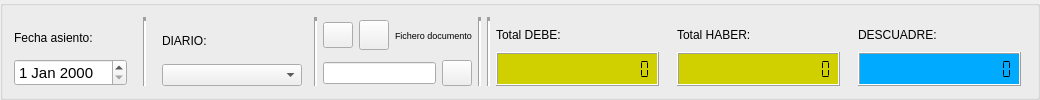
    <widget class="QGroupBox" name="groupBox_2">
     <property name="title">
      <string/>
     </property>
     <layout class="QHBoxLayout" name="horizontalLayout_10">
      <item>
       <layout class="QVBoxLayout">
        <property name="spacing">
         <number>0</number>
        </property>
        <property name="leftMargin">
         <number>0</number>
        </property>
        <property name="topMargin">
         <number>0</number>
        </property>
        <property name="rightMargin">
         <number>10</number>
        </property>
        <property name="bottomMargin">
         <number>0</number>
        </property>
        <item>
         <widget class="QLabel" name="FechaEtiq">
          <property name="text">
           <string>Fecha asiento:</string>
          </property>
          <property name="wordWrap">
           <bool>false</bool>
          </property>
         </widget>
        </item>
        <item>
         <widget class="QDateEdit" name="FechaApunte">
          <property name="maximumSize">
           <size>
            <width>120</width>
            <height>16777215</height>
           </size>
          </property>
          <property name="font">
           <font>
            <pointsize>11</pointsize>
           </font>
          </property>
         </widget>
        </item>
       </layout>
      </item>
      <item>
       <widget class="Line" name="line">
        <property name="lineWidth">
         <number>4</number>
        </property>
        <property name="orientation">
         <enum>Qt::Vertical</enum>
        </property>
       </widget>
      </item>
      <item>
       <layout class="QVBoxLayout">
        <property name="spacing">
         <number>0</number>
        </property>
        <property name="leftMargin">
         <number>10</number>
        </property>
        <property name="rightMargin">
         <number>6</number>
        </property>
        <item>
         <widget class="QLabel" name="label">
          <property name="text">
           <string>DIARIO:</string>
          </property>
         </widget>
        </item>
        <item>
         <widget class="QComboBox" name="diariocomboBox">
          <property name="minimumSize">
           <size>
            <width>140</width>
            <height>0</height>
           </size>
          </property>
         </widget>
        </item>
       </layout>
      </item>
      <item>
       <widget class="Line" name="line_2">
        <property name="lineWidth">
         <number>4</number>
        </property>
        <property name="orientation">
         <enum>Qt::Vertical</enum>
        </property>
       </widget>
      </item>
      <item>
       <layout class="QHBoxLayout" name="horizontalLayout_5">
        <item>
         <layout class="QVBoxLayout" name="verticalLayout_3">
          <item>
           <layout class="QHBoxLayout" name="horizontalLayout_3">
            <item>
             <widget class="QPushButton" name="fichdocpushButton">
              <property name="minimumSize">
               <size>
                <width>30</width>
                <height>26</height>
               </size>
              </property>
              <property name="maximumSize">
               <size>
                <width>30</width>
                <height>26</height>
               </size>
              </property>
              <property name="toolTip">
               <string>Cargar fichero documento</string>
              </property>
              <property name="text">
               <string/>
              </property>
              <property name="icon">
               <iconset resource="keme.qrc">
                <normaloff>:/iconos/graf/fileimport.png</normaloff>:/iconos/graf/fileimport.png</iconset>
              </property>
              <property name="autoDefault">
               <bool>false</bool>
              </property>
             </widget>
            </item>
            <item>
             <widget class="QPushButton" name="borraasdocpushButton">
              <property name="maximumSize">
               <size>
                <width>30</width>
                <height>30</height>
               </size>
              </property>
              <property name="toolTip">
               <string>Eliminar asignación de documento</string>
              </property>
              <property name="text">
               <string/>
              </property>
              <property name="icon">
               <iconset resource="keme.qrc">
                <normaloff>:/iconos/graf/borraelem.png</normaloff>:/iconos/graf/borraelem.png</iconset>
              </property>
              <property name="shortcut">
               <string>Alt+L</string>
              </property>
              <property name="autoDefault">
               <bool>false</bool>
              </property>
             </widget>
            </item>
            <item>
             <widget class="QLabel" name="label_2">
              <property name="font">
               <font>
                <pointsize>7</pointsize>
               </font>
              </property>
              <property name="text">
               <string>Fichero documento</string>
              </property>
             </widget>
            </item>
           </layout>
          </item>
          <item>
           <layout class="QHBoxLayout" name="horizontalLayout_4">
            <item>
             <widget class="QLineEdit" name="fichdoclineEdit">
              <property name="readOnly">
               <bool>true</bool>
              </property>
             </widget>
            </item>
            <item>
             <widget class="QPushButton" name="visdocpushButton">
              <property name="minimumSize">
               <size>
                <width>30</width>
                <height>26</height>
               </size>
              </property>
              <property name="maximumSize">
               <size>
                <width>30</width>
                <height>26</height>
               </size>
              </property>
              <property name="toolTip">
               <string>Visualizar documento</string>
              </property>
              <property name="text">
               <string/>
              </property>
              <property name="icon">
               <iconset resource="keme.qrc">
                <normaloff>:/iconos/graf/viewer.xpm</normaloff>:/iconos/graf/viewer.xpm</iconset>
              </property>
             </widget>
            </item>
           </layout>
          </item>
         </layout>
        </item>
        <item>
         <widget class="Line" name="line_4">
          <property name="lineWidth">
           <number>4</number>
          </property>
          <property name="orientation">
           <enum>Qt::Vertical</enum>
          </property>
         </widget>
        </item>
       </layout>
      </item>
      <item>
       <widget class="Line" name="line_3">
        <property name="lineWidth">
         <number>4</number>
        </property>
        <property name="orientation">
         <enum>Qt::Vertical</enum>
        </property>
       </widget>
      </item>
      <item>
       <layout class="QVBoxLayout">
        <property name="spacing">
         <number>0</number>
        </property>
        <property name="leftMargin">
         <number>0</number>
        </property>
        <property name="topMargin">
         <number>0</number>
        </property>
        <property name="rightMargin">
         <number>6</number>
        </property>
        <property name="bottomMargin">
         <number>0</number>
        </property>
        <item>
         <widget class="QLabel" name="SumaDebeEtiq">
          <property name="text">
           <string>Total DEBE:</string>
          </property>
          <property name="wordWrap">
           <bool>false</bool>
          </property>
         </widget>
        </item>
        <item>
         <widget class="QLCDNumber" name="LCDSumadebe">
          <property name="maximumSize">
           <size>
            <width>170</width>
            <height>16777215</height>
           </size>
          </property>
          <property name="palette">
           <palette>
            <active>
             <colorrole role="Base">
              <brush brushstyle="SolidPattern">
               <color alpha="255">
                <red>255</red>
                <green>255</green>
                <blue>255</blue>
               </color>
              </brush>
             </colorrole>
             <colorrole role="Window">
              <brush brushstyle="SolidPattern">
               <color alpha="255">
                <red>208</red>
                <green>208</green>
                <blue>0</blue>
               </color>
              </brush>
             </colorrole>
            </active>
            <inactive>
             <colorrole role="Base">
              <brush brushstyle="SolidPattern">
               <color alpha="255">
                <red>255</red>
                <green>255</green>
                <blue>255</blue>
               </color>
              </brush>
             </colorrole>
             <colorrole role="Window">
              <brush brushstyle="SolidPattern">
               <color alpha="255">
                <red>208</red>
                <green>208</green>
                <blue>0</blue>
               </color>
              </brush>
             </colorrole>
            </inactive>
            <disabled>
             <colorrole role="Base">
              <brush brushstyle="SolidPattern">
               <color alpha="255">
                <red>208</red>
                <green>208</green>
                <blue>0</blue>
               </color>
              </brush>
             </colorrole>
             <colorrole role="Window">
              <brush brushstyle="SolidPattern">
               <color alpha="255">
                <red>208</red>
                <green>208</green>
                <blue>0</blue>
               </color>
              </brush>
             </colorrole>
            </disabled>
           </palette>
          </property>
          <property name="autoFillBackground">
           <bool>true</bool>
          </property>
          <property name="digitCount">
           <number>16</number>
          </property>
          <property name="segmentStyle">
           <enum>QLCDNumber::Flat</enum>
          </property>
         </widget>
        </item>
       </layout>
      </item>
      <item>
       <layout class="QVBoxLayout">
        <property name="spacing">
         <number>0</number>
        </property>
        <property name="leftMargin">
         <number>6</number>
        </property>
        <property name="topMargin">
         <number>0</number>
        </property>
        <property name="rightMargin">
         <number>6</number>
        </property>
        <property name="bottomMargin">
         <number>0</number>
        </property>
        <item>
         <widget class="QLabel" name="SumaHaberEtiq">
          <property name="text">
           <string>Total HABER:</string>
          </property>
          <property name="wordWrap">
           <bool>false</bool>
          </property>
         </widget>
        </item>
        <item>
         <widget class="QLCDNumber" name="LCDSumahaber">
          <property name="maximumSize">
           <size>
            <width>170</width>
            <height>16777215</height>
           </size>
          </property>
          <property name="palette">
           <palette>
            <active>
             <colorrole role="Base">
              <brush brushstyle="SolidPattern">
               <color alpha="255">
                <red>255</red>
                <green>255</green>
                <blue>255</blue>
               </color>
              </brush>
             </colorrole>
             <colorrole role="Window">
              <brush brushstyle="SolidPattern">
               <color alpha="255">
                <red>208</red>
                <green>208</green>
                <blue>0</blue>
               </color>
              </brush>
             </colorrole>
            </active>
            <inactive>
             <colorrole role="Base">
              <brush brushstyle="SolidPattern">
               <color alpha="255">
                <red>255</red>
                <green>255</green>
                <blue>255</blue>
               </color>
              </brush>
             </colorrole>
             <colorrole role="Window">
              <brush brushstyle="SolidPattern">
               <color alpha="255">
                <red>208</red>
                <green>208</green>
                <blue>0</blue>
               </color>
              </brush>
             </colorrole>
            </inactive>
            <disabled>
             <colorrole role="Base">
              <brush brushstyle="SolidPattern">
               <color alpha="255">
                <red>208</red>
                <green>208</green>
                <blue>0</blue>
               </color>
              </brush>
             </colorrole>
             <colorrole role="Window">
              <brush brushstyle="SolidPattern">
               <color alpha="255">
                <red>208</red>
                <green>208</green>
                <blue>0</blue>
               </color>
              </brush>
             </colorrole>
            </disabled>
           </palette>
          </property>
          <property name="autoFillBackground">
           <bool>true</bool>
          </property>
          <property name="digitCount">
           <number>16</number>
          </property>
          <property name="segmentStyle">
           <enum>QLCDNumber::Flat</enum>
          </property>
         </widget>
        </item>
       </layout>
      </item>
      <item>
       <layout class="QVBoxLayout">
        <property name="spacing">
         <number>0</number>
        </property>
        <property name="leftMargin">
         <number>6</number>
        </property>
        <property name="topMargin">
         <number>0</number>
        </property>
        <property name="rightMargin">
         <number>5</number>
        </property>
        <property name="bottomMargin">
         <number>0</number>
        </property>
        <item>
         <widget class="QLabel" name="DescuadreEtiq">
          <property name="text">
           <string>DESCUADRE:</string>
          </property>
          <property name="wordWrap">
           <bool>false</bool>
          </property>
         </widget>
        </item>
        <item>
         <widget class="QLCDNumber" name="LCDDescuadre">
          <property name="maximumSize">
           <size>
            <width>180</width>
            <height>16777215</height>
           </size>
          </property>
          <property name="palette">
           <palette>
            <active>
             <colorrole role="Base">
              <brush brushstyle="SolidPattern">
               <color alpha="255">
                <red>255</red>
                <green>255</green>
                <blue>255</blue>
               </color>
              </brush>
             </colorrole>
             <colorrole role="Window">
              <brush brushstyle="SolidPattern">
               <color alpha="255">
                <red>0</red>
                <green>170</green>
                <blue>255</blue>
               </color>
              </brush>
             </colorrole>
            </active>
            <inactive>
             <colorrole role="Base">
              <brush brushstyle="SolidPattern">
               <color alpha="255">
                <red>255</red>
                <green>255</green>
                <blue>255</blue>
               </color>
              </brush>
             </colorrole>
             <colorrole role="Window">
              <brush brushstyle="SolidPattern">
               <color alpha="255">
                <red>0</red>
                <green>170</green>
                <blue>255</blue>
               </color>
              </brush>
             </colorrole>
            </inactive>
            <disabled>
             <colorrole role="Base">
              <brush brushstyle="SolidPattern">
               <color alpha="255">
                <red>0</red>
                <green>170</green>
                <blue>255</blue>
               </color>
              </brush>
             </colorrole>
             <colorrole role="Window">
              <brush brushstyle="SolidPattern">
               <color alpha="255">
                <red>0</red>
                <green>170</green>
                <blue>255</blue>
               </color>
              </brush>
             </colorrole>
            </disabled>
           </palette>
          </property>
          <property name="autoFillBackground">
           <bool>true</bool>
          </property>
          <property name="digitCount">
           <number>16</number>
          </property>
          <property name="segmentStyle">
           <enum>QLCDNumber::Flat</enum>
          </property>
         </widget>
        </item>
       </layout>
      </item>
     </layout>
    </widget>
